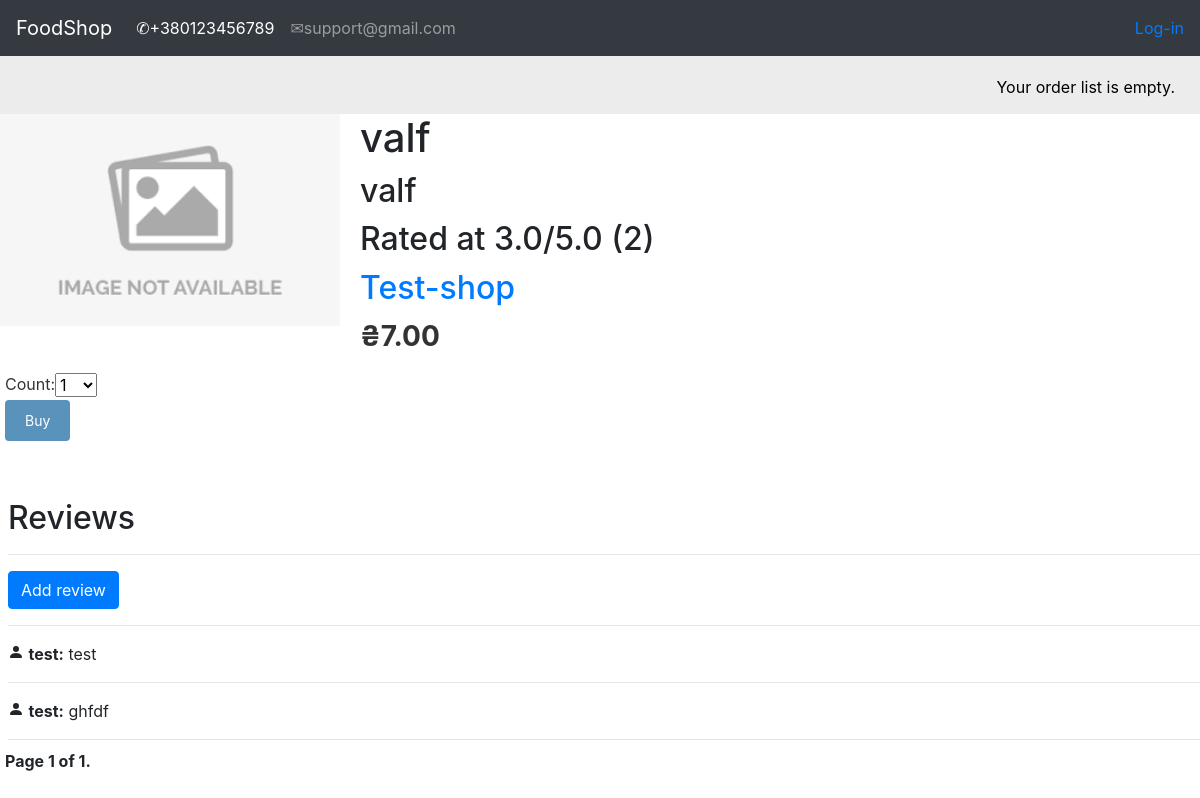
/restaurant/product/2/valf/, run on an earlier commit of the app's database.
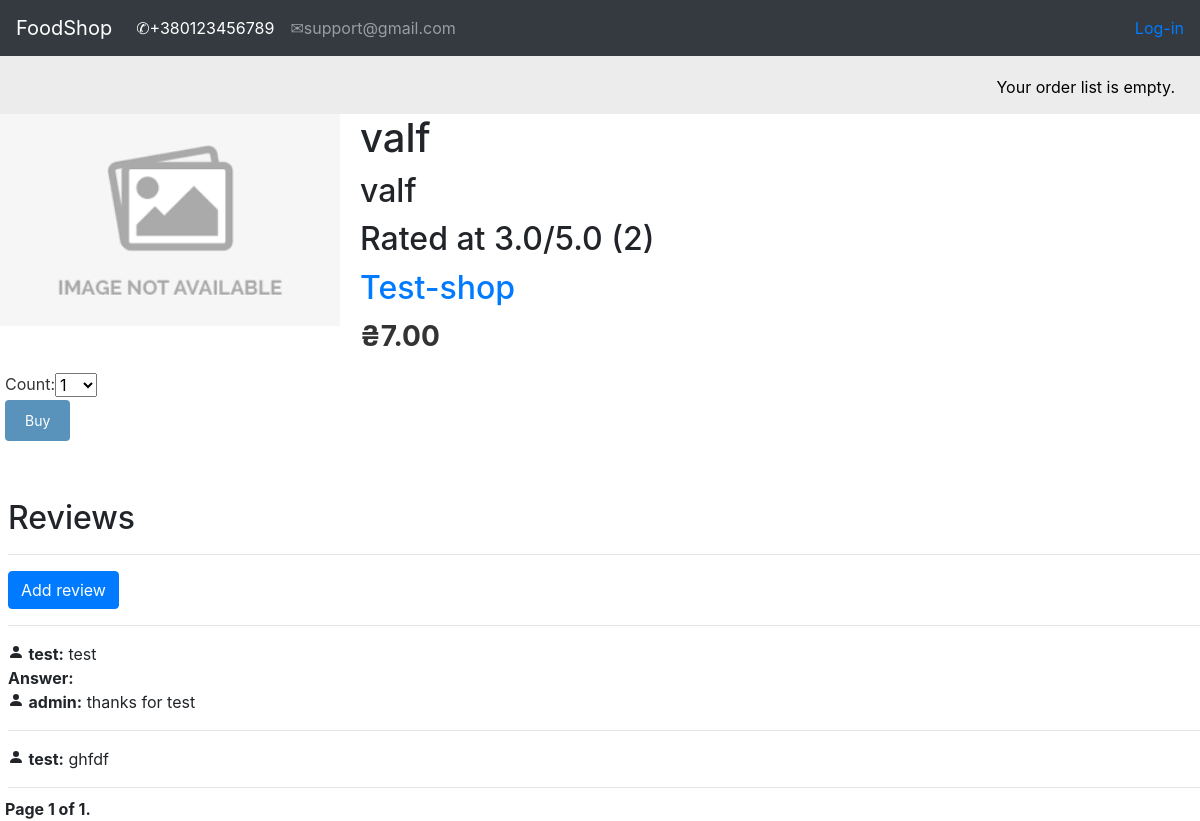
And on a later commit of the database.
### shop/models.py (models this page shows, shortened)
class Reviews(models.Model):
    product = models.ForeignKey(Product, on_delete=models.CASCADE, related_name='reviews')
    author = models.ForeignKey(settings.AUTH_USER_MODEL, on_delete=models.CASCADE)
    rating = models.PositiveSmallIntegerField(choices=RATING_CHOICES, null=True, blank=True)
    body = models.TextField()
    show = models.BooleanField(default=False)
    created = models.DateTimeField(auto_now_add=True)
    class Meta:
        ordering = ('created',)
        verbose_name = "Review"
        verbose_name_plural = "Reviews"

class ReviewsAnswer(models.Model):
    review = models.ForeignKey(Reviews, on_delete=models.CASCADE, related_name='answers')
    author = models.ForeignKey(settings.AUTH_USER_MODEL, on_delete=models.CASCADE, default='admin')
    body = models.TextField()
    created = models.DateTimeField(auto_now_add=True)
    class Meta:
        ordering = ('created',)

### shop/views.py (the view)
# urls.py: path('restaurant/product/<int:id>/<slug:slug>/', views.product_detail, name='product_detail'),
def product_detail(request, id, slug):
    product = Product.objects.get(id=id, slug=slug)
    orderlist_form = OrderListAddProductForm()
    reviews = product.reviews.filter(show=True)
    answers = ReviewsAnswer.objects.filter(review__in=reviews)
    paginator = Paginator(reviews, 5)
    page = request.GET.get('page')
    try:
        objects = paginator.page(page)
    except PageNotAnInteger:
        objects = paginator.page(1)
    except EmptyPage:
        objects = paginator.page(paginator.num_pages)
    new_review = None
    if request.method == "POST":
        reviews_form = ReviewsForm(request.POST)
        if reviews_form.is_valid() and request.user.is_authenticated:
            new_review = reviews_form.save(commit=False)
            new_review.product = product
            new_review.author = request.user
            new_review.save()
            reviews_form = ReviewsForm()
            messages.success(request, 'Your review has been successfully submitted for review')
            return HttpResponseRedirect(request.path)
        else:
            return redirect(LOGIN_URL)
    else:
        reviews_form = ReviewsForm()
    return render(request, 'shop/product_detail.html',
                  {'product': product,
                   'orderlist_form': orderlist_form,
                   'reviews': objects,
                   'answers': answers,
                   'new_review': new_review,
                   'reviews_form': reviews_form})

### orderlist/forms.py
class OrderListAddProductForm(forms.Form):
    count = forms.TypedChoiceField(choices=PRODUCT_COUNT_CHOICES, coerce=int)
    update = forms.BooleanField(required=False, initial=False, widget=forms.HiddenInput)

### shop/forms.py
class ReviewsForm(forms.ModelForm):
    class Meta:
        model = Reviews
        fields = ['rating', 'body']
        labels = {
            'body': "Your review",
            'rating': "Your rating",
        }

### orderlist/context_processors.py (called while the page is built)
def orderlist(request):
    return {'orderlist': OrderList(request)}

### orderlist/orderlist.py (called while the page is built)
    def __len__(self):
        return sum(item['count'] for item in self.orderlist.values())

### shop/models.py (called while the page is built)
    def __str__(self):
        return self.name

    def __str__(self):
        return self.name

    def get_shop_slug(self):
        shop = Shop.objects.get(name=self.shop)
        shop = shop.slug
        return reverse('product_list_by_shop',
                       args=[shop])

    def get_rating(self):
        product = Product.objects.get(id=self.id, slug=self.slug)
        rating = product.reviews.filter(show=True).aggregate(Avg('rating'))
        return rating

### templates/shop/product_detail.html (shortened to what this page needs)
{% extends 'shop/base.html' %}
{% load static %}
{% block context %}
  <div class="product-detail">
    <img src="{{ product.image.url }}">
    <h1>{{ product.name }}</h1>
    <h2>{{ product.category }}</h2>
    {% if product.get_rating.rating__avg %}<h2>Rated at {{ product.get_rating.rating__avg }}/5.0
                                                        ({{ product.get_rating_votes }})</h2>{% else %}
        <h2>Not yet rated</h2>{% endif %}
    <h2><a href="{{ product.get_shop_slug }}">{{ product.shop }}</a></h2>
    <p class="price">₴{{ product.price }}</p>
    <form action="{% url 'orderlist:orderlist_add' product.id %}" method="post">
    {{ orderlist_form }}
    <input type="submit" value="Buy">
</form>
  </div>
<div class="reviews mt-5 pl-2">
<h2>Reviews</h2>
    <hr />
    <button class="btn btn-primary" id="SendBtn" onclick="showFormReview()">Add review</button><hr />
    <div class="reviews-list pb-2">
        {% if reviews %}
        {% for review in reviews %}
            <div>
                <p>
                    <svg width="1em" height="1em" viewBox="0 0 16 16" class="bi bi-person-fill" fill="currentColor" xmlns="http://www.w3.org/2000/svg">
                    <path fill-rule="evenodd" d="M3 14s-1 0-1-1 1-4 6-4 6 3 6 4-1 1-1 1H3zm5-6a3 3 0 1 0 0-6 3 3 0 0 0 0 6z"/>
                    </svg>
                <b>{{ review.author }}:</b> {{ review.body }}
                {% for answer in answers %}
                    {% if answer.id == review.id %}
                        <br /><b>Answer:</b> <br />
                            <svg width="1em" height="1em" viewBox="0 0 16 16" class="bi bi-person-fill" fill="currentColor" xmlns="http://www.w3.org/2000/svg">
                            <path fill-rule="evenodd" d="M3 14s-1 0-1-1 1-4 6-4 6 3 6 4-1 1-1 1H3zm5-6a3 3 0 1 0 0-6 3 3 0 0 0 0 6z"/>
                            </svg>
                        <b>{{ answer.author }}:</b> {{ answer.body }}
                        </p>
                    {% endif %}
                {% endfor %}
                <hr>
            </div>
        {% endfor %}
        {% else %}
            <span style="font-size: 26px; font-weight: 600; font-style: italic">Sorry, there are no reviews here yet</span>
        {% endif %}
    </div>
</div>
    {% include 'pagination/pagination.html' with page=reviews %}
{% endblock %}

What changed in the data, as far as the page shows it:
added ReviewsAnswer: author "admin", body "thanks for test", shown under Reviews (number 1 of 2 on the later page)
